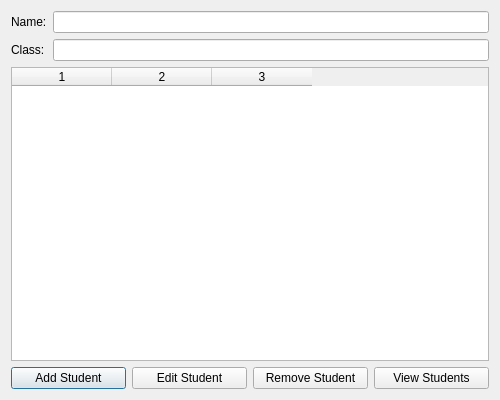
<?xml version="1.0" encoding="UTF-8"?>
<ui version="4.0">
 <class>StudentManagement</class>
 <widget class="QDialog" name="StudentManagement">
  <property name="geometry">
   <rect>
    <x>0</x>
    <y>0</y>
    <width>500</width>
    <height>400</height>
   </rect>
  </property>
  <property name="windowTitle">
   <string>Manage Students</string>
  </property>
  <layout class="QVBoxLayout" name="verticalLayout">
   <item>
    <layout class="QFormLayout" name="formLayout">
     <item row="0" column="0">
      <widget class="QLabel" name="labelName">
       <property name="text">
        <string>Name:</string>
       </property>
      </widget>
     </item>
     <item row="0" column="1">
      <widget class="QLineEdit" name="nameLineEdit"/>
     </item>
     <item row="1" column="0">
      <widget class="QLabel" name="labelClass">
       <property name="text">
        <string>Class:</string>
       </property>
      </widget>
     </item>
     <item row="1" column="1">
      <widget class="QLineEdit" name="classLineEdit"/>
     </item>
    </layout>
   </item>
   <item>
    <widget class="QTableWidget" name="studentTable">
     <property name="columnCount">
      <number>3</number>
     </property>
     <property name="horizontalHeaderLabels" stdset="0">
      <stringlist>
       <string>ID</string>
       <string>Name</string>
       <string>Class</string>
      </stringlist>
     </property>
     <column/>
     <column/>
     <column/>
    </widget>
   </item>
   <item>
    <layout class="QHBoxLayout" name="buttonLayout">
     <item>
      <widget class="QPushButton" name="addStudentButton">
       <property name="text">
        <string>Add Student</string>
       </property>
      </widget>
     </item>
     <item>
      <widget class="QPushButton" name="editStudentButton">
       <property name="text">
        <string>Edit Student</string>
       </property>
      </widget>
     </item>
     <item>
      <widget class="QPushButton" name="removeStudentButton">
       <property name="text">
        <string>Remove Student</string>
       </property>
      </widget>
     </item>
     <item>
      <widget class="QPushButton" name="viewStudentButton">
       <property name="enabled">
        <bool>true</bool>
       </property>
       <property name="text">
        <string>View Students</string>
       </property>
      </widget>
     </item>
    </layout>
   </item>
  </layout>
 </widget>
 <resources/>
 <connections/>
</ui>
